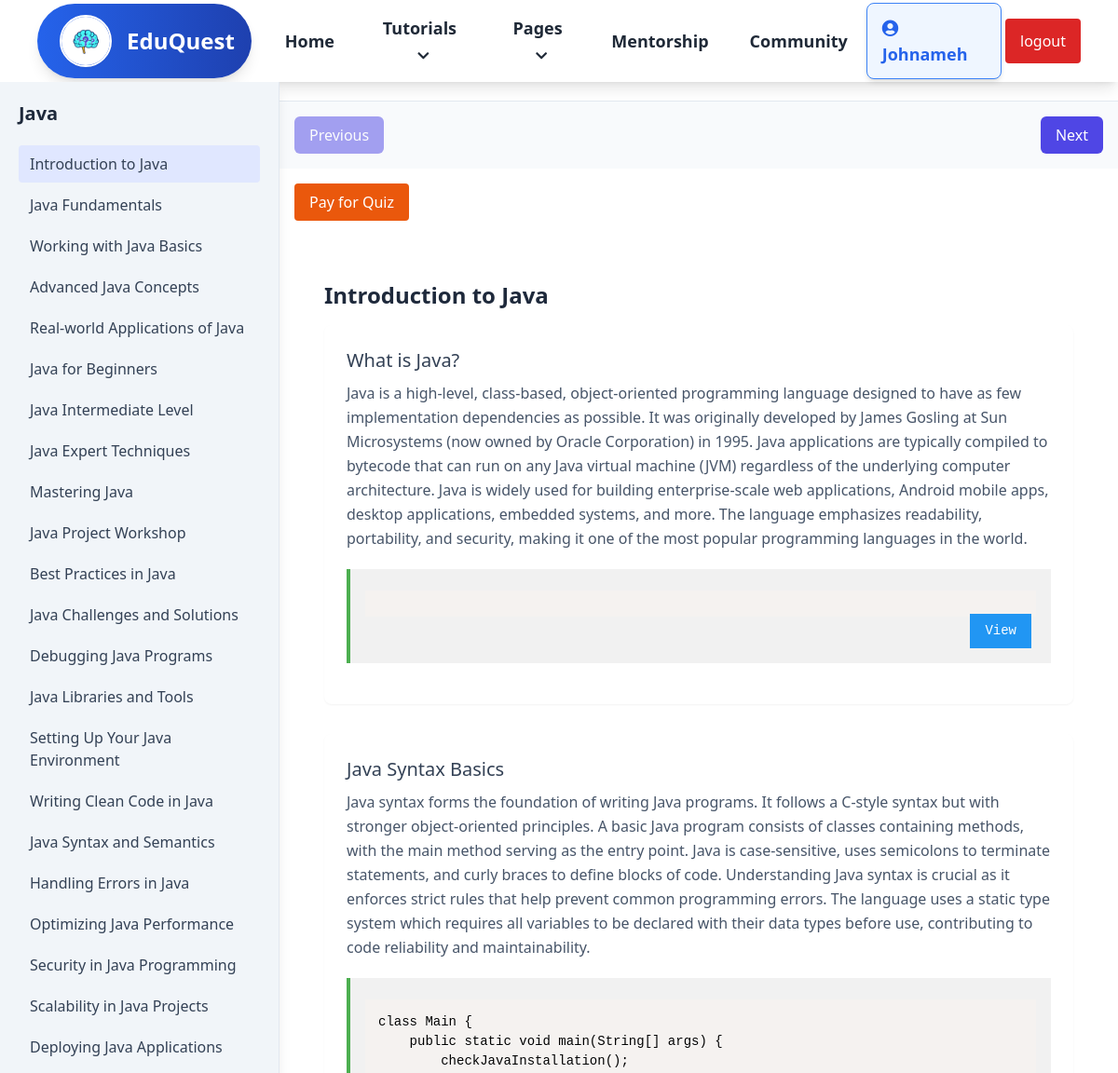
The page /details/view_courses.php?course_id=10 (signed in) on the database its author committed.
### tables this page shows
CREATE TABLE `users` (
  `id` int(100) NOT NULL,
  `user_id` varchar(30) NOT NULL,
  `username` varchar(30) NOT NULL,
  `name` varchar(50) NOT NULL,
  `email` varchar(50) NOT NULL,
  `password` varchar(255) NOT NULL,
  `bio` varchar(255) NOT NULL,
  `image_path` varchar(255) NOT NULL,
  `account_type` varchar(30) NOT NULL,
  `badge` varchar(255) NOT NULL,
  `score` int(11) NOT NULL DEFAULT 0,
  `level` int(11) DEFAULT 1,
  `completed_courses` text DEFAULT '[]',
  `fb` varchar(50) NOT NULL,
  `tw` varchar(50) NOT NULL,
  `yt` varchar(50) NOT NULL,
  `date` date DEFAULT NULL,
  `is_active` tinyint(1) DEFAULT 0,
  `signup_date` datetime DEFAULT current_timestamp()
);

CREATE TABLE `courses` (
  `id` int(11) NOT NULL,
  `name` varchar(255) NOT NULL,
  `description` text NOT NULL,
  `image` varchar(255) NOT NULL,
  `created_at` timestamp NOT NULL DEFAULT current_timestamp(),
  `is_premium` tinyint(1) DEFAULT 0
);

CREATE TABLE `sections` (
  `id` int(11) NOT NULL,
  `course_id` int(11) NOT NULL,
  `section_title` varchar(255) NOT NULL,
  `created_at` timestamp NOT NULL DEFAULT current_timestamp()
);

CREATE TABLE `subtitles` (
  `id` int(11) NOT NULL,
  `section_id` int(11) NOT NULL,
  `subtitle` varchar(255) NOT NULL,
  `content` text NOT NULL,
  `code_snippet` text DEFAULT NULL
);

### details/assets/user_auth.php (called while the page is built)
<?php
function getUser(){
    $userId = $_SESSION['auth'];
    $query = "SELECT * from users where user_id = '$userId' LIMIT 1";
    $DB = new Database();
    $result = $DB->read($query);
    if ($result){
        $user_data = $result[0];
        return $user_data;
    }
}

### details/php/db.php (called while the page is built, shortened)
<?php
class Database
{
    private $host = "localhost";
    private $username = "root";
    private $password = "";
    private $db = "learning_app";
    function connect()
    {
        $connection = mysqli_connect($this->host, $this->username, $this->password, $this->db);
        return $connection;
    }
    function read($query)
    {
        $conn = $this->connect();
        $result = mysqli_query($conn, $query);
        $data = [];
        while ($row = mysqli_fetch_assoc($result)) {
            $data[] = $row;
        }
        return $data;
    }
}

### details/view_courses.php (the view, shortened to what this page needs)
<?php
include("./assets/header_pages.php");
$conn = new mysqli("localhost", "root", "", "learning_app");
$user_data = getUser();
if (isset($_GET['course_id'])) {
    $course_id = intval($_GET['course_id']);
    $course_query = $conn->query("SELECT * FROM courses WHERE id = $course_id");
    $course = $course_query->fetch_assoc();
    $sections_query = $conn->query("SELECT * FROM sections WHERE course_id = $course_id ORDER BY id ASC");
} else {
    echo "No course selected.";
    exit;
}
$quiz_payment_check = $conn->prepare("SELECT * FROM quiz_payments WHERE user_id = ? AND course_id = ? AND payment_status = 'completed'");
$quiz_payment_check->bind_param("ii", $user_data['id'], $course_id);
$quiz_payment_check->execute();
$quiz_payment_result = $quiz_payment_check->get_result();
$has_paid_for_quiz = $quiz_payment_result->num_rows > 0;
?>
<!DOCTYPE html>
<html lang="en">
<head>
    <link href="https://cdn.jsdelivr.net/npm/prismjs@1.29.0/themes/prism.css" rel="stylesheet">
    <script src="https://cdn.tailwindcss.com"></script>
</head>
<body class="font-sans bg-white">
    <div class="flex h-screen overflow-hidden">
        <aside id="sidebar" class="fixed md:relative w-64 md:w-1/4 bg-slate-100 h-screen overflow-y-auto transform -translate-x-full md:translate-x-0 transition-transform duration-300 ease-in-out z-50 border-r border-slate-200 shadow-lg">
            <div class="p-5 relative">
                <h2 class="text-xl font-bold sm:text-normal mb-5 text-slate-800"><?= $course['name'] ?></h2>
                <ul>
                    <?php while ($section = $sections_query->fetch_assoc()): ?>
                        <li class="mb-1">
                            <button data-tab="section-<?= $section['id'] ?>"
                                class="focus:outline-none focus:ring-2 focus:ring-indigo-500 block w-full text-left px-3 py-2 text-slate-700 hover:bg-indigo-50 rounded transition duration-150">
                                <?= $section['section_title'] ?>
                            </button>
                        </li>
                    <?php endwhile; ?>
                </ul>
            </div>
        </aside>
        <main class="flex-1 flex flex-col bg-white min-h-screen overflow-hidden mt-5">
            <div class="flex justify-between items-center p-4 bg-slate-50 border-t border-slate-200">
                <button id="prevTab"
                    class="px-4 py-2 bg-indigo-600 text-white rounded-md hover:bg-indigo-700 focus:outline-none focus:ring-2 focus:ring-indigo-500 transition duration-150 disabled:opacity-50 disabled:cursor-not-allowed"
                    aria-label="Previous Tab"
                    disabled>
                    Previous
                </button>
                <button id="nextTab"
                    class="px-4 py-2 bg-indigo-600 text-white rounded-md hover:bg-indigo-700 focus:outline-none focus:ring-2 focus:ring-indigo-500 transition duration-150 disabled:opacity-50 disabled:cursor-not-allowed"
                    aria-label="Next Tab">
                    Next
                </button>
            </div>
            <div class="flex justify-between items-center p-4">
                <?php if ($has_paid_for_quiz): ?>
                    <a href="quiz.php?course_id=<?= isset($course['id']) ? htmlspecialchars($course['id']) : '' ?>"
                        target="_blank" class="inline-block px-6 py-3 text-white bg-gradient-to-r from-blue-500 to-indigo-600 rounded-lg shadow-md hover:from-indigo-600 hover:to-blue-500 focus:outline-none focus:ring-2 focus:ring-blue-400">
                        Take Quiz
                    </a>
                <?php else: ?>
                    <a href="./quiz_payment.php?course_id=<?= isset($course['id']) ? htmlspecialchars($course['id']) : '' ?>"
                        class="bg-orange-600 text-white px-4 py-2 rounded hover:bg-orange-700 cursor-pointer">
                        Pay for Quiz
                    </a>
                <?php endif; ?>
            </div>
            <div class="flex-1 overflow-y-auto p-4">
                <?php
                $sections_query->data_seek(0);
                while ($section = $sections_query->fetch_assoc()):
                    $subtitles_query = $conn->query("SELECT * FROM subtitles WHERE section_id = {$section['id']} ORDER BY id ASC");
                ?>
                    <section id="section-<?= $section['id'] ?>" data-content class="hidden p-8">
                        <h2 class="text-2xl font-semibold mb-4 text-slate-800"><?= $section['section_title'] ?></h2>
                        <?php while ($subtitle = $subtitles_query->fetch_assoc()): ?>
                            <article class="mb-8 bg-white rounded-lg shadow-sm p-6">
                                <h3 class="text-xl font-medium text-slate-700 mb-2"><?= $subtitle['subtitle'] ?></h3>
                                <p class="text-slate-600 leading-relaxed mb-4"><?= nl2br($subtitle['content']) ?></p>
                                <div class="w3-code">
                                    <pre><code class="language-php overflow-x-auto overflow-y-auto"><?= htmlspecialchars($subtitle['code_snippet']) ?></code></pre>
                                    <a href="view_code.php?course_id=<?= htmlspecialchars($course['id']) ?>&section_id=<?= htmlspecialchars($subtitle['id']) ?>" target="_blank" class="w3-viewbutton">View</a>
                                </div>
                            </article>
                        <?php endwhile; ?>
                    </section>
                <?php endwhile; ?>
            </div>
        </main>
    </div>
</body>
</html>

### details/assets/header_pages.php (shortened to what this page needs)
<?php
include("./assets/user_auth.php");
$user_data = getUser();
?>
<!DOCTYPE html>
<html lang="en">
<head>
    <script src="https://cdn.tailwindcss.com"></script>
    <link href="https://cdnjs.cloudflare.com/ajax/libs/font-awesome/5.15.3/css/all.min.css" rel="stylesheet" />
</head>
<body>
    <nav id="content" class="hidden bg-white shadow-lg">
        <div class="max-w-6xl mx-auto px-4">
            <div class="flex justify-between">
                <div class="flex space-x-4">
                    <div class="flex items-center justify-center">
                        <span class="flex items-center mx-auto py-3 px-6 rounded-full shadow-lg bg-gradient-to-r from-blue-600 to-blue-800">
                            <img
                                alt="EduQuest Logo"
                                class="w-14 h-14 rounded-full border-2 border-white shadow-sm"
                                src="./img/brain.jpg" />
                            <span class="ml-4 text-2xl font-bold text-white">
                                EduQuest
                            </span>
                        </span>
                    </div>
                    <div class="hidden lg:flex items-center space-x-1">
                        <a class="py-4 px-5 text-gray-800 hover:text-blue-600 transition-all duration-300 ease-in-out font-semibold text-lg" href="../dashboard.php">
                            Home
                        </a>
                        <div class="relative" id="dropdown">
                            <button onclick="toggleDropdown()" class="py-4 px-5 text-gray-800 hover:text-blue-600 transition-all duration-300 ease-in-out font-semibold text-lg focus:outline-none">
                                Tutorials
                                <i class="fas fa-chevron-down ml-2 text-sm"></i>
                            </button>
                        </div>
                        <div class="relative">
                            <button id="pagesDropdownButton" class="py-4 px-5 text-gray-800 hover:text-blue-600 transition-all duration-300 ease-in-out font-semibold text-lg focus:outline-none">
                                Pages
                                <i class="fas fa-chevron-down ml-2 text-sm"></i>
                            </button>
                        </div>
                        <a class="py-4 px-5 text-gray-800 hover:text-blue-600 transition-all duration-300 ease-in-out font-semibold text-lg" href="../pages/Learner_Mentor.php">
                            Mentorship
                        </a>
                        <a class="py-4 px-5 text-gray-800 hover:text-blue-600 transition-all duration-300 ease-in-out font-semibold text-lg" href="../forum/index.php">
                            Community
                        </a>
                    </div>
                </div>
                <div class="lg:flex items-center space-x-1 hidden">
                    <a href="../profile_page.php" class="flex items-center gap-4 py-3 px-4 rounded-lg shadow-md border border-blue-500 bg-blue-50 hover:bg-blue-100 hover:shadow-lg transition-all duration-300 ease-in-out space-x-3">
                        <span class="text-lg font-semibold text-blue-600 hover:text-blue-800">
                            <i class="fas fa-user-circle text-gray pe-2"></i><?= $user_data['username'] ?>
                        </span>
                    </a>
                    <a class="py-3 px-4 bg-red-600 text-white rounded hover:bg-red-500" href="../logout.php">
                        logout
                    </a>
                </div>
            </div>
        </div>
    </nav>
</body>
</html>

### details/view_courses.php (style rules this page uses)
.w3-code { background-color: #f1f1f1; border-left: 4px solid #4CAF50; padding: 16px; overflow: auto; font-family: Consolas, "Courier New", monospace; font-size: 14px; line-height: 1.5; color: #000; margin: 20px 0; }
.w3-viewbutton { background-color: #2196F3; color: white; border: none; padding: 8px 16px; font-size: 14px; cursor: pointer; float: right; margin-top: -10px; margin-right: 5px; }

### rows shown on the page
users: username "Johnameh"
courses: name "Java"
sections: section_title "Introduction to Java"
sections: section_title "Java Fundamentals"
sections: section_title "Working with Java Basics"
sections: section_title "Advanced Java Concepts"
sections: section_title "Real-world Applications of Java"
sections: section_title "Java for Beginners"
sections: section_title "Java Intermediate Level"
sections: section_title "Java Expert Techniques"
sections: section_title "Mastering Java"
sections: section_title "Java Project Workshop"
sections: section_title "Best Practices in Java"
sections: section_title "Java Challenges and Solutions"
sections: section_title "Debugging Java Programs"
sections: section_title "Java Libraries and Tools"
sections: section_title "Setting Up Your Java Environment"
sections: section_title "Writing Clean Code in Java"
sections: section_title "Java Syntax and Semantics"
sections: section_title "Handling Errors in Java"
sections: section_title "Optimizing Java Performance"
sections: section_title "Security in Java Programming"
sections: section_title "Scalability in Java Projects"
sections: section_title "Deploying Java Applications"
subtitles: subtitle "What is Java?", content "Java is a high-level, class-based, object-oriented programming language designed to have as few implementation dependencies as possible. It was originally developed by James Gosling at Sun Microsystems (now owned by Oracle Corporation) in 1995. Java applications are typically compiled to bytecode that can run on any Java virtual machine (JVM) regardless of the underlying computer architecture. Java is widely used for building enterprise-scale web applications, Android mobile apps, desktop applications, embedded systems, and more. The language emphasizes readability, portability, and security, making it one of the most popular programming languages in the world."
subtitles: subtitle "Java Syntax Basics", content "Java syntax forms the foundation of writing Java programs. It follows a C-style syntax but with stronger object-oriented principles. A basic Java program consists of classes containing methods, with the main method serving as the entry point. Java is case-sensitive, uses semicolons to terminate statements, and curly braces to define blocks of code. Understanding Java syntax is crucial as it enforces strict rules that help prevent common programming errors. The language uses a static type system which requires all variables to be declared with their data types before use, contributing to code reliability and maintainability."
